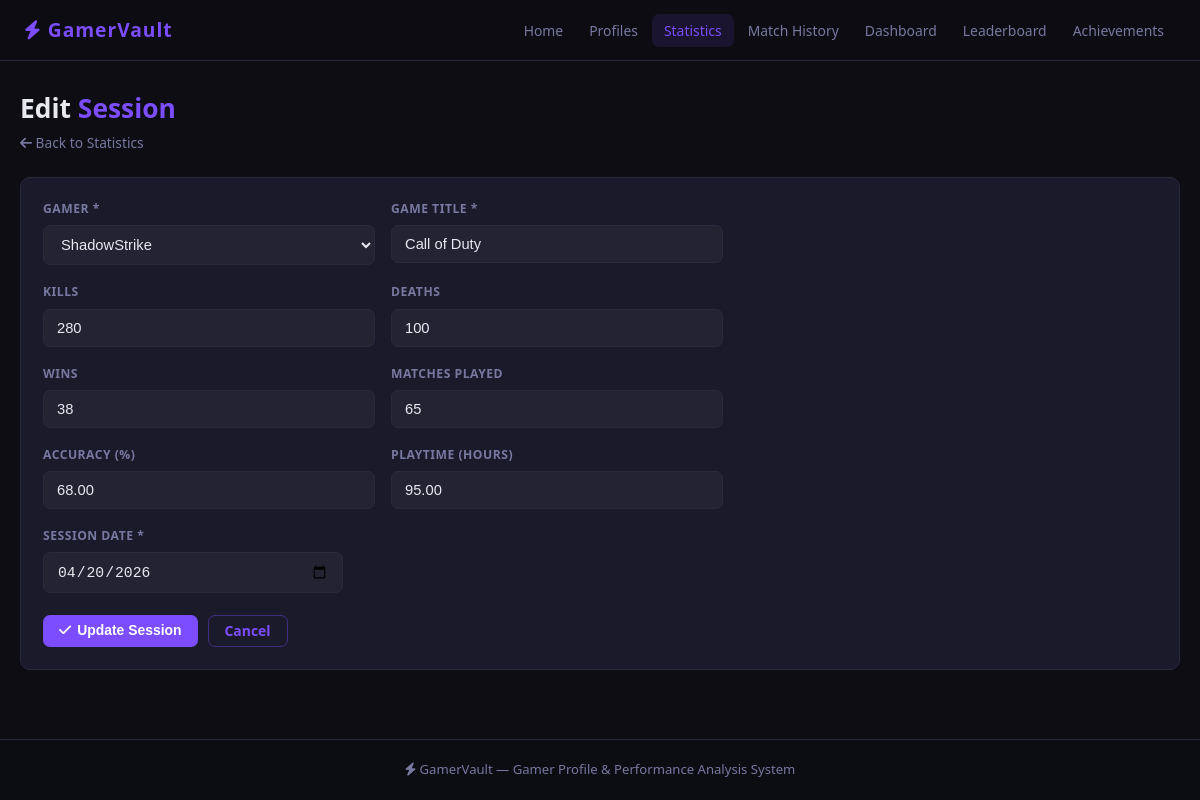
The page /stat_edit.php?id=2 on the database its author committed.
### tables this page shows
CREATE TABLE statistics (
    id             INT AUTO_INCREMENT PRIMARY KEY,
    profile_id     INT NOT NULL,
    game_title     VARCHAR(100) NOT NULL,
    kills          INT DEFAULT 0,
    deaths         INT DEFAULT 0,
    wins           INT DEFAULT 0,
    matches_played INT DEFAULT 0,
    accuracy       DECIMAL(5,2) DEFAULT 0.00,
    playtime       DECIMAL(8,2) DEFAULT 0.00,
    session_date   DATE,
    FOREIGN KEY (profile_id) REFERENCES profiles(id) ON DELETE CASCADE
);

CREATE TABLE profiles (
    id            INT AUTO_INCREMENT PRIMARY KEY,
    gamer_name    VARCHAR(100) NOT NULL,
    favorite_game VARCHAR(100) DEFAULT '',
    gamer_rank    VARCHAR(50)  DEFAULT 'Unranked',
    preferred_role VARCHAR(50) DEFAULT '',
    bio           TEXT,
    level         INT DEFAULT 1,
    xp            INT DEFAULT 0,
    created_at    TIMESTAMP DEFAULT CURRENT_TIMESTAMP
);

### stat_edit.php (the view, shortened to what this page needs)
<?php
require_once 'config.php';
$id = (int)($_GET['id'] ?? $_POST['id'] ?? 0);
$stmt = $conn->prepare("SELECT * FROM statistics WHERE id = ?");
$stmt->bind_param('i', $id);
$stmt->execute();
$row = $stmt->get_result()->fetch_assoc();
$v = $row;
$profiles = $conn->query("SELECT id, gamer_name FROM profiles ORDER BY gamer_name");
require_once 'includes/header.php';
?>
<div class="page-header">
    <div>
        <div class="page-title">Edit <span>Session</span></div>
        <div class="page-sub">
            <a href="statistics.php" style="color:var(--muted);text-decoration:none;"><i class="fa-solid fa-arrow-left"></i> Back to Statistics</a>
        </div>
    </div>
</div>
<div class="card">
    <div class="card-body">
        <form method="POST" class="form-wrap">
            <div class="form-row">
                <div class="form-group">
                    <label class="form-label">Gamer *</label>
                    <select class="form-control" name="profile_id" required>
                        <?php while ($pr = $profiles->fetch_assoc()): ?>
                        <option value="<?= $pr['id'] ?>" <?= $v['profile_id'] == $pr['id'] ? 'selected' : '' ?>>
                            <?= htmlspecialchars($pr['gamer_name']) ?>
                        </option>
                        <?php endwhile; ?>
                    </select>
                </div>
                <div class="form-group">
                    <label class="form-label">Game Title *</label>
                    <input class="form-control" type="text" name="game_title"
                           value="<?= htmlspecialchars($v['game_title']) ?>" required>
                </div>
            </div>
            <div class="form-row">
                <div class="form-group">
                    <label class="form-label">Kills</label>
                    <input class="form-control" type="number" name="kills" value="<?= $v['kills'] ?>" min="0">
                </div>
                <div class="form-group">
                    <label class="form-label">Deaths</label>
                    <input class="form-control" type="number" name="deaths" value="<?= $v['deaths'] ?>" min="0">
                </div>
            </div>
            <div class="form-row">
                <div class="form-group">
                    <label class="form-label">Wins</label>
                    <input class="form-control" type="number" name="wins" value="<?= $v['wins'] ?>" min="0">
                </div>
                <div class="form-group">
                    <label class="form-label">Matches Played</label>
                    <input class="form-control" type="number" name="matches_played" value="<?= $v['matches_played'] ?>" min="1">
                </div>
            </div>
            <div class="form-row">
                <div class="form-group">
                    <label class="form-label">Accuracy (%)</label>
                    <input class="form-control" type="number" name="accuracy"
                           value="<?= $v['accuracy'] ?>" min="0" max="100" step="0.01">
                </div>
                <div class="form-group">
                    <label class="form-label">Playtime (hours)</label>
                    <input class="form-control" type="number" name="playtime"
                           value="<?= $v['playtime'] ?>" min="0" step="0.1">
                </div>
            </div>
            <div class="form-group" style="max-width:300px">
                <label class="form-label">Session Date *</label>
                <input class="form-control" type="date" name="session_date"
                       value="<?= htmlspecialchars($v['session_date']) ?>" required>
            </div>
            <div class="form-actions">
                <button type="submit" class="btn btn-primary"><i class="fa-solid fa-check"></i> Update Session</button>
                <a href="statistics.php" class="btn btn-outline">Cancel</a>
            </div>
        </form>
    </div>
</div>
<?php require_once 'includes/footer.php'; ?>

### css/style.css (style rules this page uses)
:root { --bg: #0d0d13; --bg2: #13131f; --card: #1a1a2a; --card2: #1e1e2e; --border: #2a2a3d; --border2: #363650; --purple: #7c4dff; --cyan: #00e5ff; --yellow: #ffd740; --green: #69ff47; --red: #ff5252; --orange: #ffab40; --text: #e8e8f0; --muted: #7878a0; --dim: #454568; --radius: 10px; --glow: 0 0 22px rgba(124,77,255,0.22); --ease: all 0.25s ease; }
* { margin:0; padding:0; box-sizing:border-box; }
body { background: var(--bg); color: var(--text); font-family: 'Segoe UI', system-ui, Arial, sans-serif; min-height: 100vh; display: flex; flex-direction: column; font-size: 15px; line-height: 1.5; }
a { color: inherit; }
.page-header { display: flex; align-items: center; justify-content: space-between; flex-wrap: wrap; gap: 12px; margin-bottom: 24px; }
.page-title { font-size: 1.65rem; font-weight: 800; }
.page-title span { color: var(--purple); }
.page-sub { color: var(--muted); font-size: 0.86rem; margin-top: 4px; }
.btn { display: inline-flex; align-items: center; gap: 6px; padding: 8px 16px; border: none; border-radius: 7px; font-size: 0.87rem; font-weight: 600; cursor: pointer; text-decoration: none; transition: var(--ease); white-space: nowrap; line-height: 1; }
.btn-primary { background: var(--purple); color: #fff; }
.btn-outline { background: transparent; color: var(--purple); border: 1px solid rgba(124,77,255,0.4); }
.card { background: var(--card); border: 1px solid var(--border); border-radius: var(--radius); transition: border-color 0.25s; }
.card-body { padding: 22px; }
.form-wrap { max-width: 680px; }
.form-group { margin-bottom: 18px; }
.form-label { display:block; font-size:0.76rem; font-weight:600; text-transform:uppercase; letter-spacing:0.5px; color:var(--muted); margin-bottom:7px; }
.form-control { width:100%; background:rgba(255,255,255,0.04); border:1px solid var(--border); border-radius:7px; padding:10px 13px; color:var(--text); font-size:0.92rem; transition:var(--ease); }
.form-control option { background:var(--bg2); color:var(--text); }
.form-row { display:grid; grid-template-columns:1fr 1fr; gap:16px; }
.form-actions { display:flex; gap:10px; margin-top:22px; }

### rows shown on the page
statistics: profile_id "ShadowStrike", game_title "Call of Duty", kills "280", deaths "100", wins "38", matches_played "65", accuracy "68.00", playtime "95.00", session_date "04/20/2026"
